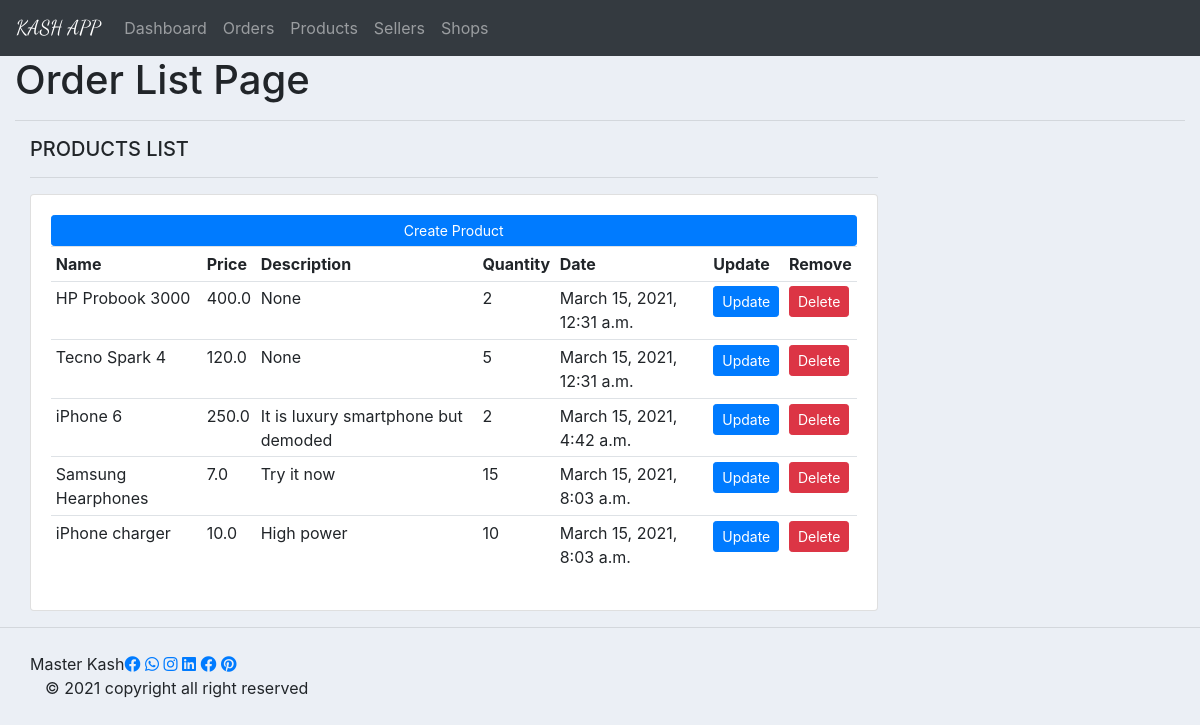
The app's page /product/product_list/ with its own data.
### product/models.py (models this page shows)
class Product(models.Model):
    name = models.CharField(max_length=200, null=True)
    price = models.FloatField(null=True)
    description = models.CharField(max_length=200, null=True, blank=True)
    quantity = models.IntegerField(null=True, blank=True)
    date_created = models.DateTimeField(auto_now_add=True, null=True)
    shop = models.ForeignKey(Shop, null=True, on_delete=models.SET_NULL)
    def __str__(self):
        return self.name

### product/views.py (the view)
# urls.py: path('product_list/', views.productList, name="product_list"),
def productList(request):
    products = Product.objects.all()
    print(products)
    context = {
        'products': products
    }
    return render(request, 'product/product_list.html', context)

### templates/product/product_list.html
{% extends 'main.html' %}
{% block content %}
    <h1>Order List Page</h1>
    <hr>
	<div class="col-md-9">
		<h5>PRODUCTS LIST</h5>
		<hr>
		<div class="card card-body">
			<a class="btn btn-primary  btn-sm btn-block" href="{% url 'create_product' %}">Create Product</a>
			<table class="table table-sm">
				<tr>
					<th>Name</th>
					<th>Price</th>
					<th>Description</th>
					<th>Quantity</th>
					<th>Date</th>
					<th>Update</th>
					<th>Remove</th>
				</tr>
				{% for product in products %}
					<tr>
						<td>{{ product.name }}</td>
						<td>{{ product.price }}</td>
						<td>{{ product.description }}</td>
						<td>{{ product.quantity }}</td>
						<td>{{ product.date_created }}</td>
						<td><a type="button" href="{% url 'update_product' product.id %}" class="btn btn-primary btn-sm">Update</a></td>
						<td><a type="button" href="{% url 'delete_product' product.id %}" class="btn btn-danger btn-sm">Delete</a></td>
					</tr>
				{% endfor %}
			</table>
		</div>
	</div>
{% endblock %}

### static/css/style.css (style rules this page uses)
body { background-color: #ebeff5; }

### records on screen
Product: name "HP Probook 3000", price "400.0", description "None", quantity "2", date_created "March 15, 2021, 12:31 a.m."
Product: name "Tecno Spark 4", price "120.0", description "None", quantity "5", date_created "March 15, 2021, 12:31 a.m."
Product: name "iPhone 6", price "250.0", description "It is luxury smartphone but demoded", quantity "2", date_created "March 15, 2021, 4:42 a.m."
Product: name "Samsung Hearphones", price "7.0", description "Try it now", quantity "15", date_created "March 15, 2021, 8:03 a.m."
Product: name "iPhone charger", price "10.0", description "High power", quantity "10", date_created "March 15, 2021, 8:03 a.m."
